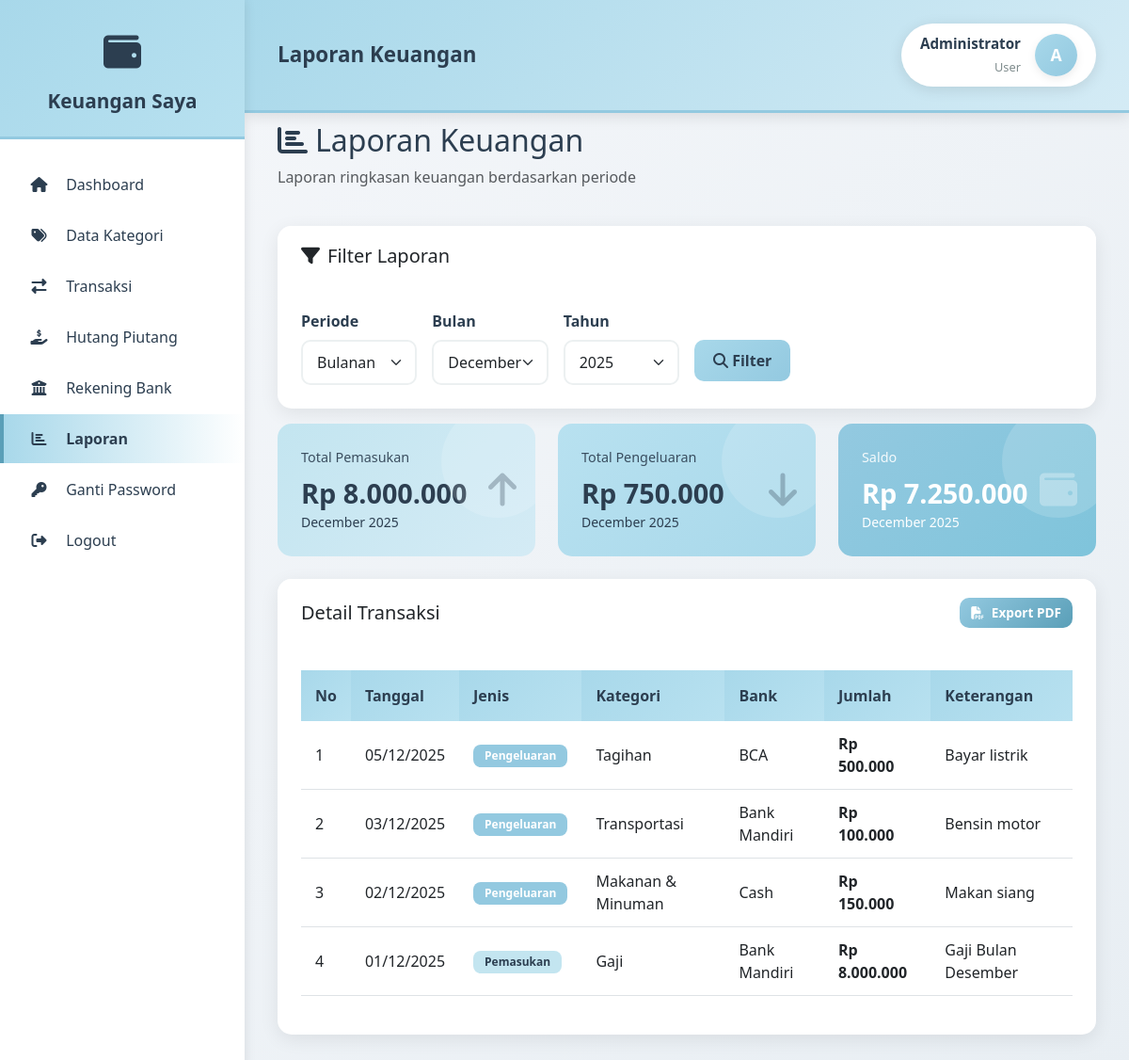
The app's page /pages/laporan/index.php (signed in) with its own data.
### tables this page shows
CREATE TABLE tbl_transaksi (
    transaksi_id INT AUTO_INCREMENT PRIMARY KEY,
    user_id INT NOT NULL,
    tanggal DATE NOT NULL,
    jenis_transaksi ENUM('Pemasukan', 'Pengeluaran') NOT NULL,
    kategori_id INT NOT NULL,
    bank_id INT NULL,
    jumlah DECIMAL(15,2) NOT NULL,
    keterangan TEXT,
    created_at TIMESTAMP DEFAULT CURRENT_TIMESTAMP,
    updated_at TIMESTAMP DEFAULT CURRENT_TIMESTAMP ON UPDATE CURRENT_TIMESTAMP,
    FOREIGN KEY (user_id) REFERENCES users(user_id) ON DELETE CASCADE,
    FOREIGN KEY (kategori_id) REFERENCES tbl_kategori(kategori_id) ON DELETE RESTRICT,
    FOREIGN KEY (bank_id) REFERENCES tbl_bank(bank_id) ON DELETE SET NULL,
    INDEX idx_user_tanggal (user_id, tanggal),
    INDEX idx_user_jenis (user_id, jenis_transaksi),
    INDEX idx_kategori (kategori_id),
    INDEX idx_bank (bank_id)
);

CREATE TABLE tbl_kategori (
    kategori_id INT AUTO_INCREMENT PRIMARY KEY,
    user_id INT NOT NULL,
    nama_kategori VARCHAR(100) NOT NULL,
    jenis_kategori ENUM('Pemasukan', 'Pengeluaran') NOT NULL,
    created_at TIMESTAMP DEFAULT CURRENT_TIMESTAMP,
    updated_at TIMESTAMP DEFAULT CURRENT_TIMESTAMP ON UPDATE CURRENT_TIMESTAMP,
    FOREIGN KEY (user_id) REFERENCES users(user_id) ON DELETE CASCADE,
    INDEX idx_user_jenis (user_id, jenis_kategori)
);

CREATE TABLE tbl_bank (
    bank_id INT AUTO_INCREMENT PRIMARY KEY,
    user_id INT NOT NULL,
    nama_bank VARCHAR(100) NOT NULL,
    nomor_rekening VARCHAR(50),
    saldo_awal DECIMAL(15,2) DEFAULT 0.00,
    saldo_saat_ini DECIMAL(15,2) DEFAULT 0.00,
    created_at TIMESTAMP DEFAULT CURRENT_TIMESTAMP,
    updated_at TIMESTAMP DEFAULT CURRENT_TIMESTAMP ON UPDATE CURRENT_TIMESTAMP,
    FOREIGN KEY (user_id) REFERENCES users(user_id) ON DELETE CASCADE,
    INDEX idx_user (user_id)
);

### pages/laporan/index.php (the view, shortened to what this page needs)
<?php
require_once __DIR__ . '/../../config/database.php';
$userId = getUserId();
$periode = $_GET['periode'] ?? 'monthly';
$bulan = $_GET['bulan'] ?? date('m');
$tahun = $_GET['tahun'] ?? date('Y');
$tanggal_mulai = $_GET['tanggal_mulai'] ?? date('Y-m-01');
$tanggal_selesai = $_GET['tanggal_selesai'] ?? date('Y-m-t');
if ($periode === 'daily') {
    $tanggal = $_GET['tanggal'] ?? date('Y-m-d');
    $where = "AND t.tanggal = '$tanggal'";
    $periodLabel = date('d F Y', strtotime($tanggal));
} elseif ($periode === 'weekly') {
    $where = "AND t.tanggal BETWEEN '$tanggal_mulai' AND '$tanggal_selesai'";
    $periodLabel = date('d M', strtotime($tanggal_mulai)) . ' - ' . date('d M Y', strtotime($tanggal_selesai));
} elseif ($periode === 'monthly') {
    $where = "AND MONTH(t.tanggal) = '$bulan' AND YEAR(t.tanggal) = '$tahun'";
    $periodLabel = date('F Y', strtotime("$tahun-$bulan-01"));
} else {
    $where = "AND YEAR(t.tanggal) = '$tahun'";
    $periodLabel = "Tahun $tahun";
}
$stmt = $pdo->prepare("SELECT
    SUM(CASE WHEN jenis_transaksi = 'Pemasukan' THEN jumlah ELSE 0 END) as total_pemasukan,
    SUM(CASE WHEN jenis_transaksi = 'Pengeluaran' THEN jumlah ELSE 0 END) as total_pengeluaran
    FROM tbl_transaksi t WHERE user_id = ? $where");
$stmt->execute([$userId]);
$stats = $stmt->fetch();
$totalPemasukan = $stats['total_pemasukan'] ?? 0;
$totalPengeluaran = $stats['total_pengeluaran'] ?? 0;
$saldo = $totalPemasukan - $totalPengeluaran;
$stmt = $pdo->prepare("SELECT t.*, k.nama_kategori, b.nama_bank
    FROM tbl_transaksi t
    JOIN tbl_kategori k ON t.kategori_id = k.kategori_id
    LEFT JOIN tbl_bank b ON t.bank_id = b.bank_id
    WHERE t.user_id = ? $where
    ORDER BY t.tanggal DESC");
$stmt->execute([$userId]);
$transactions = $stmt->fetchAll();
include __DIR__ . '/../../includes/header.php';
include __DIR__ . '/../../includes/sidebar.php';
?>
<div class="row mb-4">
    <div class="col-12">
        <h2><i class="fas fa-chart-bar me-2"></i>Laporan Keuangan</h2>
        <p class="text-muted">Laporan ringkasan keuangan berdasarkan periode</p>
    </div>
</div>
<div class="row mb-3">
    <div class="col-12">
        <div class="card">
            <div class="card-header"><h5 class="mb-0"><i class="fas fa-filter me-2"></i>Filter Laporan</h5></div>
            <div class="card-body">
                <form method="GET" class="row g-3">
                    <div class="col-md-2">
                        <label class="form-label">Periode</label>
                        <select class="form-select" name="periode" id="periodeSelect">
                            <option value="monthly" <?= $periode === 'monthly' ? 'selected' : '' ?>>Bulanan</option>
                        </select>
                    </div>
                    <div class="col-md-2 filter-monthly" style="display:<?= $periode === 'monthly' ? 'block' : 'none' ?>">
                        <label class="form-label">Bulan</label>
                        <select class="form-select" name="bulan">
                            <?php for ($m = 1; $m <= 12; $m++): ?>
                                <option value="<?= sprintf('%02d', $m) ?>" <?= $bulan == sprintf('%02d', $m) ? 'selected' : '' ?>>
                                    <?= date('F', mktime(0, 0, 0, $m, 1)) ?>
                                </option>
                            <?php endfor; ?>
                        </select>
                    </div>
                    <div class="col-md-2 filter-monthly filter-yearly" style="display:<?= in_array($periode, ['monthly', 'yearly']) ? 'block' : 'none' ?>">
                        <label class="form-label">Tahun</label>
                        <select class="form-select" name="tahun">
                            <?php for ($y = date('Y'); $y >= date('Y') - 5; $y--): ?>
                                <option value="<?= $y ?>" <?= $tahun == $y ? 'selected' : '' ?>><?= $y ?></option>
                            <?php endfor; ?>
                        </select>
                    </div>
                    <div class="col-md-2">
                        <label class="form-label">&nbsp;</label>
                        <div class="d-flex gap-2">
                            <button type="submit" class="btn btn-primary"><i class="fas fa-search"></i> Filter</button>
                        </div>
                    </div>
                </form>
            </div>
        </div>
    </div>
</div>
<div class="row g-4 mb-4">
    <div class="col-md-4">
        <div class="stat-card bg-income">
            <i class="fas fa-arrow-up stat-card-icon"></i>
            <div class="stat-card-title">Total Pemasukan</div>
            <h3 class="stat-card-value">Rp <?= number_format($totalPemasukan, 0, ',', '.') ?></h3>
            <small><?= $periodLabel ?></small>
        </div>
    </div>
    <div class="col-md-4">
        <div class="stat-card bg-expense">
            <i class="fas fa-arrow-down stat-card-icon"></i>
            <div class="stat-card-title">Total Pengeluaran</div>
            <h3 class="stat-card-value">Rp <?= number_format($totalPengeluaran, 0, ',', '.') ?></h3>
            <small><?= $periodLabel ?></small>
        </div>
    </div>
    <div class="col-md-4">
        <div class="stat-card bg-total">
            <i class="fas fa-wallet stat-card-icon"></i>
            <div class="stat-card-title">Saldo</div>
            <h3 class="stat-card-value">Rp <?= number_format($saldo, 0, ',', '.') ?></h3>
            <small><?= $periodLabel ?></small>
        </div>
    </div>
</div>
<div class="row mb-3">
    <div class="col-12">
        <div class="card">
            <div class="card-header d-flex justify-content-between align-items-center">
                <h5 class="mb-0">Detail Transaksi</h5>
                <a href="export_pdf.php?<?= http_build_query($_GET) ?>" class="btn btn-danger btn-sm" target="_blank">
                    <i class="fas fa-file-pdf me-2"></i>Export PDF
                </a>
            </div>
            <div class="card-body">
                <div class="table-responsive">
                    <table id="reportTable" class="table table-hover">
                        <thead>
                            <tr>
                                <th>No</th>
                                <th>Tanggal</th>
                                <th>Jenis</th>
                                <th>Kategori</th>
                                <th>Bank</th>
                                <th>Jumlah</th>
                                <th>Keterangan</th>
                            </tr>
                        </thead>
                        <tbody>
                            <?php
                            $no = 1;
                            foreach ($transactions as $trans):
                            ?>
                                <tr>
                                    <td><?= $no++ ?></td>
                                    <td><?= date('d/m/Y', strtotime($trans['tanggal'])) ?></td>
                                    <td>
                                        <span class="badge badge-<?= $trans['jenis_transaksi'] === 'Pemasukan' ? 'income' : 'expense' ?>">
                                            <?= $trans['jenis_transaksi'] ?>
                                        </span>
                                    </td>
                                    <td><?= htmlspecialchars($trans['nama_kategori']) ?></td>
                                    <td><?= htmlspecialchars($trans['nama_bank'] ?? '-') ?></td>
                                    <td><strong>Rp <?= number_format($trans['jumlah'], 0, ',', '.') ?></strong></td>
                                    <td><?= htmlspecialchars($trans['keterangan'] ?? '-') ?></td>
                                </tr>
                            <?php endforeach; ?>
                        </tbody>
                    </table>
                </div>
            </div>
        </div>
    </div>
</div>
<?php include __DIR__ . '/../../includes/footer.php'; ?>

### assets/css/style.css (style rules this page uses)
:root { --blue-pastel-1: #A8D8EA; --blue-pastel-2: #C3E5F0; --blue-pastel-3: #D4EBF5; --blue-pastel-4: #B8E1F0; --blue-pastel-5: #93C9E0; --blue-pastel-6: #7FC4DB; --blue-light: #E8F4F8; --blue-dark: #5A9FB8; --dark-text: #2c3e50; --light-text: #7f8c8d; --border-color: #ecf0f1; --shadow-color: rgba(0, 0, 0, 0.08); --income-color: #A8D8EA; --expense-color: #93C9E0; --total-color: #7FC4DB; }
* { margin: 0; padding: 0; box-sizing: border-box; }
body { font-family: 'Segoe UI', Tahoma, Geneva, Verdana, sans-serif; background: linear-gradient(135deg, #f5f7fa 0%, #e8eef3 100%); color: var(--dark-text); }
.card { border: none; border-radius: 15px; box-shadow: 0 5px 20px var(--shadow-color); transition: all 0.3s; overflow: hidden; }
.card-header { border: none; padding: 20px 25px; font-weight: 600; background: white; }
.card-body { padding: 25px; }
.stat-card { border-radius: 15px; padding: 25px; color: white; position: relative; overflow: hidden; }
.stat-card::before { content: ''; position: absolute; right: -20px; top: -20px; width: 120px; height: 120px; border-radius: 50%; background: rgba(255, 255, 255, 0.15); }
.stat-card-icon { font-size: 2.5rem; opacity: 0.3; position: absolute; right: 20px; top: 50%; transform: translateY(-50%); }
.stat-card-title { font-size: 0.9rem; font-weight: 500; margin-bottom: 10px; opacity: 0.9; }
.stat-card-value { font-size: 1.8rem; font-weight: 700; margin: 0; }
.bg-income { background: linear-gradient(135deg, var(--blue-pastel-2) 0%, var(--blue-pastel-3) 100%); color: var(--dark-text) !important; }
.bg-expense { background: linear-gradient(135deg, var(--blue-pastel-4) 0%, var(--blue-pastel-1) 100%); color: var(--dark-text) !important; }
.bg-total { background: linear-gradient(135deg, var(--blue-pastel-5) 0%, var(--blue-pastel-6) 100%); color: white !important; }
.table { border-collapse: separate; border-spacing: 0; }
.table thead th { background: linear-gradient(135deg, var(--blue-pastel-1) 0%, var(--blue-pastel-4) 100%); color: var(--dark-text); font-weight: 600; border: none; padding: 15px; }
.table tbody tr { transition: all 0.3s; }
.table tbody td { padding: 12px 15px; vertical-align: middle; }
.btn { border-radius: 10px; padding: 10px 20px; font-weight: 600; transition: all 0.3s; border: none; }
.btn-primary { background: linear-gradient(135deg, var(--blue-pastel-1) 0%, var(--blue-pastel-5) 100%); color: var(--dark-text); }
.btn-danger { background: linear-gradient(135deg, var(--blue-pastel-5) 0%, var(--blue-dark) 100%); color: white; }
.btn-sm { padding: 6px 12px; font-size: 0.85rem; }
.form-control, .form-select { border-radius: 10px; border: 2px solid var(--border-color); padding: 10px 15px; transition: all 0.3s; }
.form-label { font-weight: 600; margin-bottom: 8px; color: var(--dark-text); }
.badge { padding: 6px 12px; border-radius: 8px; font-weight: 600; }
.badge-income { background: var(--blue-pastel-2); color: var(--dark-text); }
.badge-expense { background: var(--blue-pastel-5); color: white; }
.fade-in { animation: fadeIn 0.5s ease-out; }

### records on screen
tbl_transaksi: tanggal "05/12/2025", jenis_transaksi "Pengeluaran", kategori.nama_kategori "Tagihan", bank.nama_bank "BCA", jumlah "500.000", keterangan "Bayar listrik"
tbl_transaksi: tanggal "03/12/2025", jenis_transaksi "Pengeluaran", kategori.nama_kategori "Transportasi", bank.nama_bank "Bank Mandiri", jumlah "100.000", keterangan "Bensin motor"
tbl_transaksi: tanggal "02/12/2025", jenis_transaksi "Pengeluaran", kategori.nama_kategori "Makanan & Minuman", bank.nama_bank "Cash", jumlah "150.000", keterangan "Makan siang"
tbl_transaksi: tanggal "01/12/2025", jenis_transaksi "Pemasukan", kategori.nama_kategori "Gaji", bank.nama_bank "Bank Mandiri", jumlah "8.000.000", keterangan "Gaji Bulan Desember"

### other values on screen
$pageTitle "Laporan Keuangan"
getNamaLengkap() "Administrator"
substr(getNamaLengkap(), 0, 1) "A"
$totalPemasukan "8.000.000"
$totalPengeluaran "750.000"
$saldo "7.250.000"
form field bulan "December"
form field tahun "2025"
